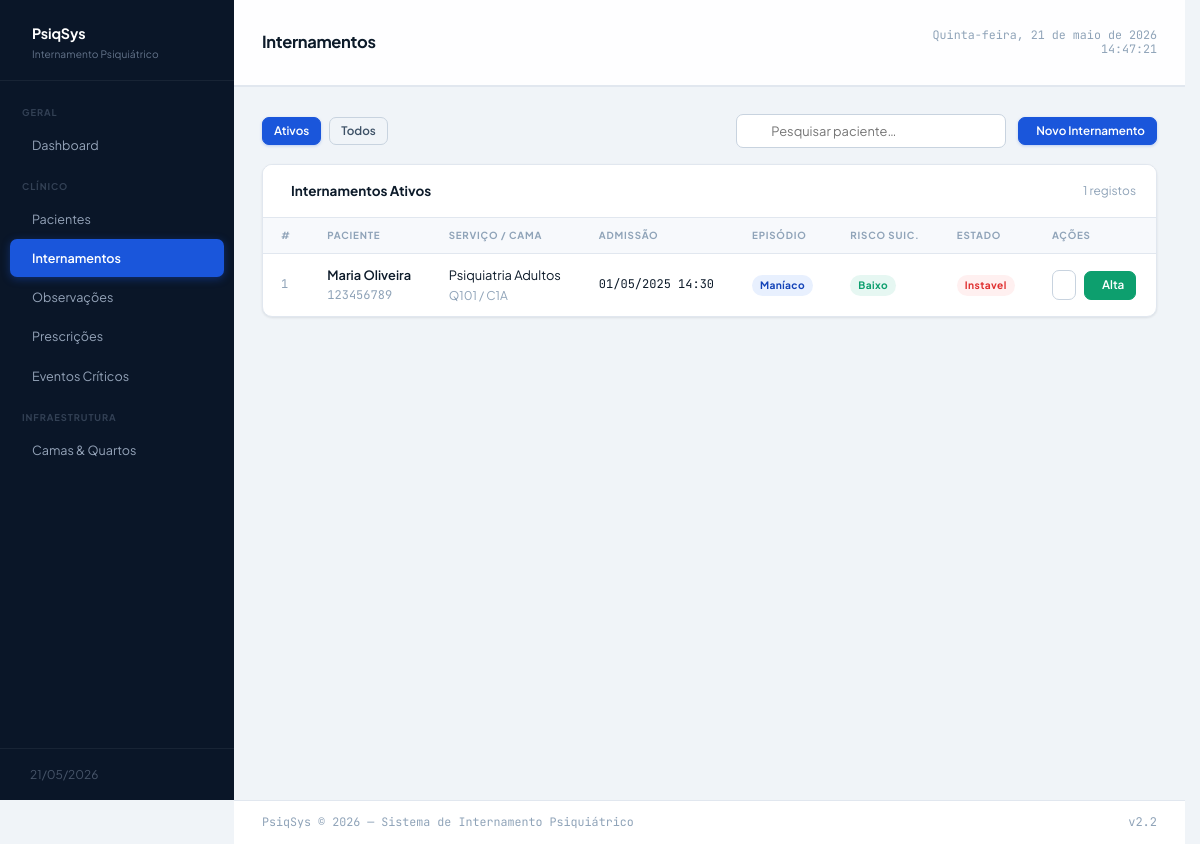
Page /internamentos.php on the earlier database version.
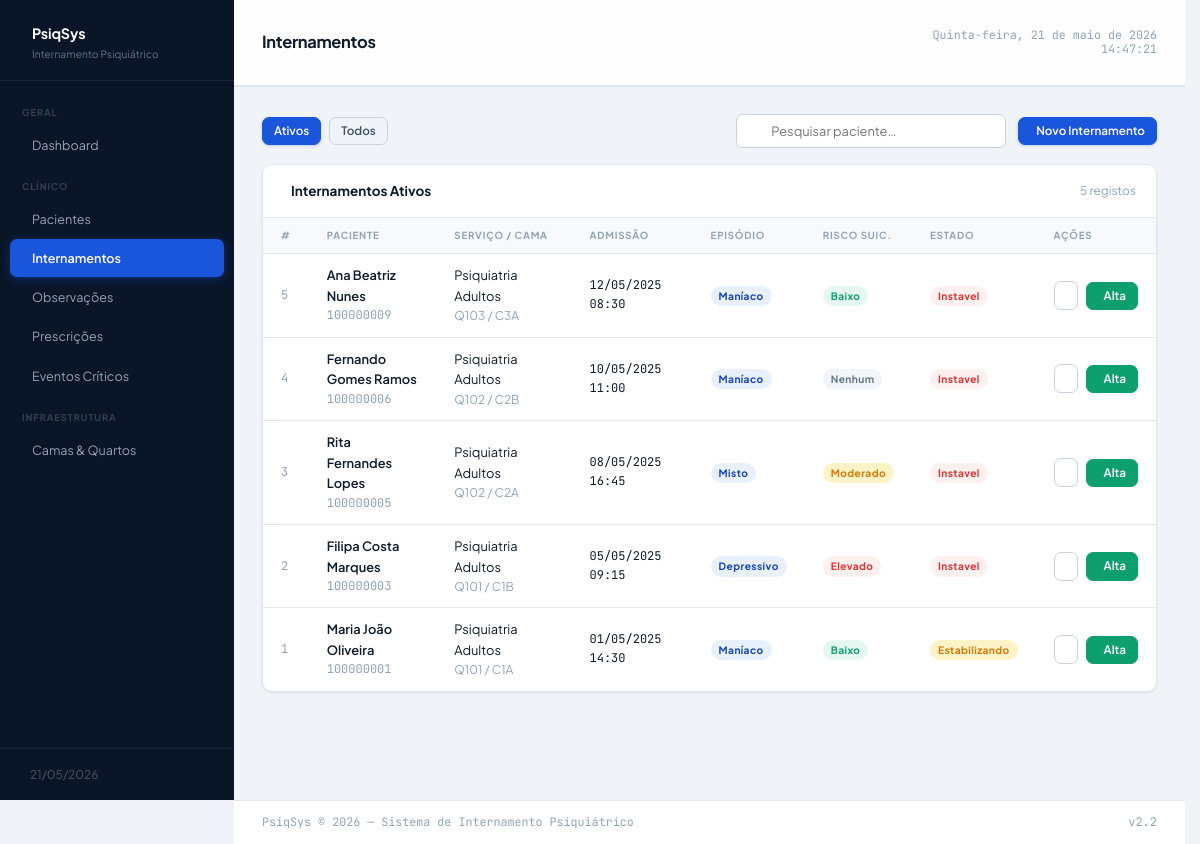
Same page on the later database version.
### tables this page shows
CREATE TABLE IF NOT EXISTS INTERNAMENTO (
  id_internamento      INT           NOT NULL AUTO_INCREMENT,
  id_paciente          INT           NOT NULL,
  id_cama              INT           NOT NULL,
  data_admissao        DATETIME      NOT NULL,
  motivo_internamento  TEXT          NOT NULL,
  tipo_episodio        ENUM('maníaco','depressivo','misto','hipomaníaco','nao_especificado')
                       NOT NULL,
  risco_suicidario     ENUM('nenhum','baixo','moderado','elevado','iminente')
                       NOT NULL DEFAULT 'nenhum',
  risco_agressividade  ENUM('nenhum','baixo','moderado','elevado')
                       NOT NULL DEFAULT 'nenhum',
  estado_clinico       ENUM('instavel','estabilizando','estavel','alta_prevista')
                       NOT NULL DEFAULT 'instavel',
  data_alta            DATETIME      NULL
                       COMMENT 'NULL = internamento ativo',
  created_at           TIMESTAMP     NOT NULL DEFAULT CURRENT_TIMESTAMP,
  updated_at           TIMESTAMP     NOT NULL DEFAULT CURRENT_TIMESTAMP
                       ON UPDATE CURRENT_TIMESTAMP,
  PRIMARY KEY (id_internamento),
  CONSTRAINT fk_int_paciente
    FOREIGN KEY (id_paciente) REFERENCES PACIENTE (id_paciente)
    ON UPDATE CASCADE ON DELETE RESTRICT,
  CONSTRAINT fk_int_cama
    FOREIGN KEY (id_cama) REFERENCES CAMA (id_cama)
    ON UPDATE CASCADE ON DELETE RESTRICT,
   
  CONSTRAINT chk_data_alta
    CHECK (data_alta IS NULL OR data_alta > data_admissao)
);

CREATE TABLE IF NOT EXISTS PACIENTE (
  id_paciente      INT          NOT NULL AUTO_INCREMENT,
  nome             VARCHAR(150) NOT NULL,
  data_nascimento  DATE         NOT NULL,
  num_utente       CHAR(9)      NOT NULL,
  contacto         VARCHAR(20)  NULL,
  morada           TEXT         NULL,
  created_at       TIMESTAMP    NOT NULL DEFAULT CURRENT_TIMESTAMP,
  updated_at       TIMESTAMP    NOT NULL DEFAULT CURRENT_TIMESTAMP
                   ON UPDATE CURRENT_TIMESTAMP,
  PRIMARY KEY (id_paciente),
  UNIQUE KEY uk_num_utente (num_utente)
);

CREATE TABLE IF NOT EXISTS SERVICO (
  id_servico   INT           NOT NULL AUTO_INCREMENT,
  nome         VARCHAR(100)  NOT NULL,
  PRIMARY KEY (id_servico)
);

CREATE TABLE IF NOT EXISTS QUARTO (
  id_quarto      INT          NOT NULL AUTO_INCREMENT,
  id_servico     INT          NOT NULL,
  numero_quarto  VARCHAR(10)  NOT NULL,
  PRIMARY KEY (id_quarto),
  CONSTRAINT fk_quarto_servico
    FOREIGN KEY (id_servico) REFERENCES SERVICO (id_servico)
    ON UPDATE CASCADE ON DELETE RESTRICT
);

CREATE TABLE IF NOT EXISTS CAMA (
  id_cama       INT          NOT NULL AUTO_INCREMENT,
  id_quarto     INT          NOT NULL,
  numero_cama   VARCHAR(10)  NOT NULL,
  estado        ENUM('disponivel','ocupada','interdita','manutencao')
                NOT NULL DEFAULT 'disponivel',
  PRIMARY KEY (id_cama),
  CONSTRAINT fk_cama_quarto
    FOREIGN KEY (id_quarto) REFERENCES QUARTO (id_quarto)
    ON UPDATE CASCADE ON DELETE RESTRICT
);

### internamentos.php (the view, shortened to what this page needs)
<?php
require_once 'includes/db.php';
$search  = trim($_GET['q'] ?? '');
$filtro  = $_GET['filtro'] ?? 'ativos';
$where = $filtro === 'todos' ? '' : 'AND i.data_alta IS NULL';
$params = [];
$stmt = $pdo->prepare("
    SELECT i.*, p.nome AS paciente, p.num_utente,
           q.numero_quarto, c.numero_cama, s.nome AS servico
    FROM INTERNAMENTO i
    JOIN PACIENTE p ON p.id_paciente = i.id_paciente
    JOIN CAMA c ON c.id_cama = i.id_cama
    JOIN QUARTO q ON q.id_quarto = c.id_quarto
    JOIN SERVICO s ON s.id_servico = q.id_servico
    WHERE 1=1 $where
    ORDER BY i.data_admissao DESC
    LIMIT 50
");
$stmt->execute($params);
$rows = $stmt->fetchAll();
require_once 'includes/header.php';
?>
<div class="flex items-center justify-between mb-4">
    <div class="flex gap-2">
        <a href="?filtro=ativos<?= $search ? '&q=' . urlencode($search) : '' ?>"
            class="btn <?= $filtro !== 'todos' ? 'btn-primary' : 'btn-outline' ?> btn-sm">Ativos</a>
        <a href="?filtro=todos<?= $search ? '&q=' . urlencode($search) : '' ?>"
            class="btn <?= $filtro === 'todos' ? 'btn-primary' : 'btn-outline' ?> btn-sm">Todos</a>
    </div>
    <div class="flex gap-3 items-center">
        <form method="get" style="display:flex;gap:8px;align-items:center">
            <div class="search-bar">
                <input type="text" name="q" placeholder="Pesquisar paciente…" value="<?= htmlspecialchars($search) ?>">
            </div>
        </form>
        <button class="btn btn-primary btn-sm" onclick="openModal('modal-novo')">
            <i class="ti ti-plus"></i> Novo Internamento
        </button>
    </div>
</div>
<div class="card">
    <div class="card-header">
        <span class="card-title"><i class="ti ti-bed"></i> Internamentos <?= $filtro === 'todos' ? '(todos)' : 'Ativos' ?></span>
        <span class="text-sm text-muted"><?= count($rows) ?> registos</span>
    </div>
    <div class="table-wrap">
        <table>
            <thead>
                <tr>
                    <th>#</th>
                    <th>Paciente</th>
                    <th>Serviço / Cama</th>
                    <th>Admissão</th>
                    <th>Episódio</th>
                    <th>Risco Suic.</th>
                    <th>Estado</th>
                    <th>Ações</th>
                </tr>
            </thead>
            <tbody>
                <?php foreach ($rows as $r): ?>
                    <tr>
                        <td class="mono text-muted"><?= $r['id_internamento'] ?></td>
                        <td>
                            <div class="fw-600"><?= htmlspecialchars($r['paciente']) ?></div>
                            <div class="mono text-sm text-muted"><?= $r['num_utente'] ?></div>
                        </td>
                        <td>
                            <div><?= htmlspecialchars($r['servico']) ?></div>
                            <div class="text-sm text-muted">Q<?= $r['numero_quarto'] ?> / C<?= $r['numero_cama'] ?></div>
                        </td>
                        <td class="mono text-sm"><?= date('d/m/Y H:i', strtotime($r['data_admissao'])) ?></td>
                        <td><span class="badge badge-blue"><?= $r['tipo_episodio'] ?></span></td>
                        <td>
                            <?php
                            $rc = ['nenhum' => 'gray', 'baixo' => 'green', 'moderado' => 'amber', 'elevado' => 'red', 'iminente' => 'red'];
                            echo '<span class="badge badge-' . ($rc[$r['risco_suicidario']] ?? 'gray') . '">' . $r['risco_suicidario'] . '</span>';
                            ?>
                        </td>
                        <td>
                            <?php
                            $ec = ['instavel' => 'red', 'estabilizando' => 'amber', 'estavel' => 'green', 'alta_prevista' => 'cyan'];
                            echo '<span class="badge badge-' . ($ec[$r['estado_clinico']] ?? 'gray') . '">' . $r['estado_clinico'] . '</span>';
                            ?>
                        </td>
                        <td>
                            <div class="flex gap-2">
                                <a href="internamento_detalhe.php?id=<?= $r['id_internamento'] ?>" class="btn btn-outline btn-sm">
                                </a>
                                <?php if (is_null($r['data_alta'])): ?>
                                    <form method="post" onsubmit="return confirm('Confirmar alta clínica?')">
                                        <button class="btn btn-success btn-sm"><i class="ti ti-logout"></i> Alta</button>
                                    </form>
                                <?php else: ?>
                                    <span class="text-sm text-muted mono"><?= date('d/m/Y', strtotime($r['data_alta'])) ?></span>
                                <?php endif; ?>
                            </div>
                        </td>
                    </tr>
                <?php endforeach; ?>
            </tbody>
        </table>
    </div>
</div>
<?php require_once 'includes/footer.php'; ?>

Differences in the rows shown:
added internamento: id_internamento "5", id_paciente.nome "Ana Beatriz Nunes", id_paciente.num_utente "100000009", servico.nome "Psiquiatria Adultos", quarto.numero_quarto "103", id_cama.numero_cama "3A", data_admissao "12/05/2025 08:30", tipo_episodio "Maníaco", risco_suicidario "Baixo", estado_clinico "Instavel"
added internamento: id_internamento "4", id_paciente.nome "Fernando Gomes Ramos", id_paciente.num_utente "100000006", servico.nome "Psiquiatria Adultos", quarto.numero_quarto "102", id_cama.numero_cama "2B", data_admissao "10/05/2025 11:00", tipo_episodio "Maníaco", risco_suicidario "Nenhum", estado_clinico "Instavel"
added internamento: id_internamento "3", id_paciente.nome "Rita Fernandes Lopes", id_paciente.num_utente "100000005", servico.nome "Psiquiatria Adultos", quarto.numero_quarto "102", id_cama.numero_cama "2A", data_admissao "08/05/2025 16:45", tipo_episodio "Misto", risco_suicidario "Moderado", estado_clinico "Instavel"
added internamento: id_internamento "2", id_paciente.nome "Filipa Costa Marques", id_paciente.num_utente "100000003", servico.nome "Psiquiatria Adultos", quarto.numero_quarto "101", id_cama.numero_cama "1B", data_admissao "05/05/2025 09:15", tipo_episodio "Depressivo", risco_suicidario "Elevado", estado_clinico "Instavel"
changed internamento id 1: id_paciente.nome "Maria Oliveira" → "Maria João Oliveira"; id_paciente.num_utente "123456789" → "100000001"; estado_clinico "Instavel" → "Estabilizando"
Other differences:
count($rows): "1" → "5"
